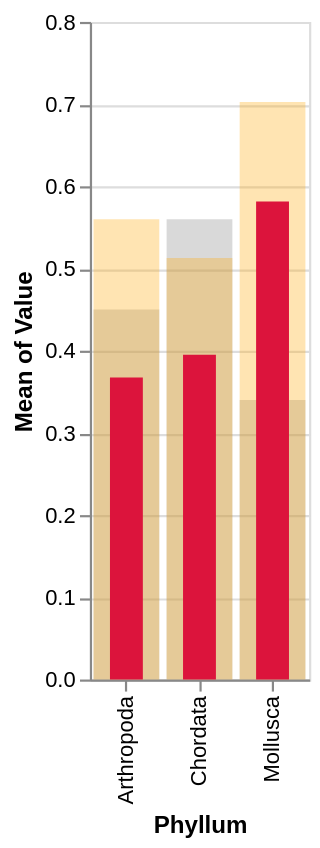

Source (notebook cell):
### Code cell
#@title Multiple superposition: Bullet chart

import altair as alt
import pandas as pd



data = {'Phyllum': ['Arthropoda', 'Chordata', 'Mollusca', 'Arthropoda', 'Chordata', 'Mollusca', 'Arthropoda', 'Chordata', 'Mollusca', 'Arthropoda', 'Chordata', 'Mollusca', 'Arthropoda', 'Chordata', 'Mollusca', 'Arthropoda', 'Chordata', 'Mollusca', 'Arthropoda', 'Chordata', 'Arthropoda', 'Chordata', 'Mollusca', 'Arthropoda', 'Chordata', 'Mollusca', 'Arthropoda', 'Chordata', 'Mollusca', 'Arthropoda', 'Chordata', 'Mollusca', 'Arthropoda', 'Chordata', 'Mollusca', 'Arthropoda', 'Chordata', 'Mollusca', 'Arthropoda', 'Chordata'],
        'Program': ['A', 'B', 'C', 'A', 'B', 'C', 'A', 'A', 'B', 'C', 'A', 'B', 'C', 'A', 'B', 'C', 'A', 'B', 'C','A','B','C','A','B','C','A','B', 'B', 'C', 'A', 'B', 'C','A','B','C','A','B','C','A','B'],
        'Value': [0.23, 0.45, 0.12, 0.67, 0.34, 0.56, 0.78, 0.89, 0.90, 0.12, 0.23, 0.34, 0.45, 0.56, 0.67, 0.78, 0.89, 0.90, 0.12, 0.23, 0.23, 0.45, 0.12, 0.67, 0.34, 0.56, 0.78, 0.89, 0.90, 0.12, 0.23, 0.34, 0.45, 0.56, 0.67, 0.78, 0.89, 0.90, 0.12, 0.23]}

df = pd.DataFrame(data)


ch1 = alt.Chart(df).mark_bar(color = 'gray', opacity = 0.3).encode(
    alt.X('Phyllum:N'),
    alt.Y('mean(Value):Q'),
).transform_filter(alt.datum.Program == 'A')

ch2 = alt.Chart(df).mark_bar(color = 'orange', opacity = 0.30).encode(
    alt.X('Phyllum:N'),
    alt.Y('mean(Value):Q'),
).transform_filter(alt.datum.Program == 'B')

ch3 = alt.Chart(df).mark_bar(width = 15, color = 'crimson').encode(
    alt.X('Phyllum:N'),
    alt.Y('mean(Value):Q'),
).transform_filter(alt.datum.Program == 'C')


(ch1 + ch2 + ch3).properties(width = 100)

### Figure 1 — Vega-Lite specification as saved in the notebook (floating-point values rounded to 4 significant figures)
{"config": {"view": {"continuousWidth": 300, "continuousHeight": 300}}, "layer": [{"mark": {"type": "bar", "color": "gray", "opacity": 0.3}, "encoding": {"x": {"field": "Phyllum", "type": "nominal"}, "y": {"aggregate": "mean", "field": "Value", "type": "quantitative"}}, "transform": [{"filter": "(datum.Program === 'A')"}]}, {"mark": {"type": "bar", "color": "orange", "opacity": 0.3}, "encoding": {"x": {"field": "Phyllum", "type": "nominal"}, "y": {"aggregate": "mean", "field": "Value", "type": "quantitative"}}, "transform": [{"filter": "(datum.Program === 'B')"}]}, {"mark": {"type": "bar", "color": "crimson", "width": 15}, "encoding": {"x": {"field": "Phyllum", "type": "nominal"}, "y": {"aggregate": "mean", "field": "Value", "type": "quantitative"}}, "transform": [{"filter": "(datum.Program === 'C')"}]}], "data": {"name": "data-004dd1a7cf8d313d16efeea3c7b7b5c5"}, "width": 100, "$schema": "https://vega.github.io/schema/vega-lite/v5.6.1.json", "datasets": {"data-004dd1a7cf8d313d16efeea3c7b7b5c5": [{"Phyllum": "Arthropoda", "Program": "A", "Value": 0.23}, {"Phyllum": "Chordata", "Program": "B", "Value": 0.45}, {"Phyllum": "Mollusca", "Program": "C", "Value": 0.12}, {"Phyllum": "Arthropoda", "Program": "A", "Value": 0.67}, {"Phyllum": "Chordata", "Program": "B", "Value": 0.34}, {"Phyllum": "Mollusca", "Program": "C", "Value": 0.56}, {"Phyllum": "Arthropoda", "Program": "A", "Value": 0.78}, {"Phyllum": "Chordata", "Program": "A", "Value": 0.89}, {"Phyllum": "Mollusca", "Program": "B", "Value": 0.9}, {"Phyllum": "Arthropoda", "Program": "C", "Value": 0.12}, {"Phyllum": "Chordata", "Program": "A", "Value": 0.23}, {"Phyllum": "Mollusca", "Program": "B", "Value": 0.34}, {"Phyllum": "Arthropoda", "Program": "C", "Value": 0.45}, {"Phyllum": "Chordata", "Program": "A", "Value": 0.56}, {"Phyllum": "Mollusca", "Program": "B", "Value": 0.67}, {"Phyllum": "Arthropoda", "Program": "C", "Value": 0.78}, {"Phyllum": "Chordata", "Program": "A", "Value": 0.89}, {"Phyllum": "Mollusca", "Program": "B", "Value": 0.9}, {"Phyllum": "Arthropoda", "Program": "C", "Value": 0.12}, {"Phyllum": "Chordata", "Program": "A", "Value": 0.23}, {"Phyllum": "Arthropoda", "Program": "B", "Value": 0.23}, {"Phyllum": "Chordata", "Program": "C", "Value": 0.45}, {"Phyllum": "Mollusca", "Program": "A", "Value": 0.12}, {"Phyllum": "Arthropoda", "Program": "B", "Value": 0.67}, {"Phyllum": "Chordata", "Program": "C", "Value": 0.34}, {"Phyllum": "Mollusca", "Program": "A", "Value": 0.56}, {"Phyllum": "Arthropoda", "Program": "B", "Value": 0.78}, {"Phyllum": "Chordata", "Program": "B", "Value": 0.89}, {"Phyllum": "Mollusca", "Program": "C", "Value": 0.9}, {"Phyllum": "Arthropoda", "Program": "A", "Value": 0.12}, {"Phyllum": "Chordata", "Program": "B", "Value": 0.23}, {"Phyllum": "Mollusca", "Program": "C", "Value": 0.34}, {"Phyllum": "Arthropoda", "Program": "A", "Value": 0.45}, {"Phyllum": "Chordata", "Program": "B", "Value": 0.56}, {"Phyllum": "Mollusca", "Program": "C", "Value": 0.67}, {"Phyllum": "Arthropoda", "Program": "A", "Value": 0.78}, {"Phyllum": "Chordata", "Program": "B", "Value": 0.89}, {"Phyllum": "Mollusca", "Program": "C", "Value": 0.9}, {"Phyllum": "Arthropoda", "Program": "A", "Value": 0.12}, {"Phyllum": "Chordata", "Program": "B", "Value": 0.23}]}}
